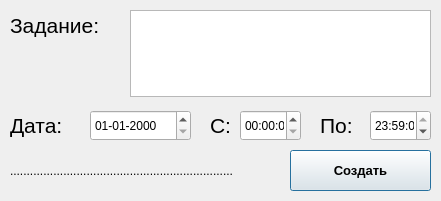
<?xml version="1.0" encoding="UTF-8"?>
<ui version="4.0">
 <class>Dialog</class>
 <widget class="QDialog" name="Dialog">
  <property name="geometry">
   <rect>
    <x>0</x>
    <y>0</y>
    <width>441</width>
    <height>201</height>
   </rect>
  </property>
  <property name="windowTitle">
   <string>Dialog</string>
  </property>
  <widget class="QLabel" name="label_2">
   <property name="geometry">
    <rect>
     <x>10</x>
     <y>10</y>
     <width>131</width>
     <height>31</height>
    </rect>
   </property>
   <property name="font">
    <font>
     <pointsize>16</pointsize>
     <weight>50</weight>
     <bold>false</bold>
    </font>
   </property>
   <property name="text">
    <string>Задание:</string>
   </property>
  </widget>
  <widget class="QPlainTextEdit" name="plainTextEdit">
   <property name="geometry">
    <rect>
     <x>130</x>
     <y>10</y>
     <width>301</width>
     <height>87</height>
    </rect>
   </property>
  </widget>
  <widget class="QLabel" name="label">
   <property name="geometry">
    <rect>
     <x>10</x>
     <y>110</y>
     <width>111</width>
     <height>31</height>
    </rect>
   </property>
   <property name="font">
    <font>
     <pointsize>16</pointsize>
     <weight>50</weight>
     <bold>false</bold>
    </font>
   </property>
   <property name="text">
    <string>Дата:</string>
   </property>
  </widget>
  <widget class="QDateTimeEdit" name="dateTimeEdit">
   <property name="geometry">
    <rect>
     <x>90</x>
     <y>110</y>
     <width>101</width>
     <height>31</height>
    </rect>
   </property>
   <property name="displayFormat">
    <string>dd-MM-yyyy</string>
   </property>
   <property name="calendarPopup">
    <bool>false</bool>
   </property>
  </widget>
  <widget class="QLabel" name="label_3">
   <property name="geometry">
    <rect>
     <x>210</x>
     <y>110</y>
     <width>131</width>
     <height>31</height>
    </rect>
   </property>
   <property name="font">
    <font>
     <pointsize>16</pointsize>
     <weight>50</weight>
     <bold>false</bold>
    </font>
   </property>
   <property name="text">
    <string>С:</string>
   </property>
  </widget>
  <widget class="QTimeEdit" name="timeEdit">
   <property name="geometry">
    <rect>
     <x>240</x>
     <y>110</y>
     <width>61</width>
     <height>31</height>
    </rect>
   </property>
  </widget>
  <widget class="QLabel" name="label_4">
   <property name="geometry">
    <rect>
     <x>320</x>
     <y>110</y>
     <width>51</width>
     <height>31</height>
    </rect>
   </property>
   <property name="font">
    <font>
     <pointsize>16</pointsize>
     <weight>50</weight>
     <bold>false</bold>
    </font>
   </property>
   <property name="text">
    <string>По:</string>
   </property>
  </widget>
  <widget class="QTimeEdit" name="timeEdit_2">
   <property name="geometry">
    <rect>
     <x>370</x>
     <y>110</y>
     <width>61</width>
     <height>31</height>
    </rect>
   </property>
   <property name="dateTime">
    <datetime>
     <hour>23</hour>
     <minute>59</minute>
     <second>0</second>
     <year>2000</year>
     <month>1</month>
     <day>1</day>
    </datetime>
   </property>
  </widget>
  <widget class="QPushButton" name="pushButton">
   <property name="geometry">
    <rect>
     <x>290</x>
     <y>150</y>
     <width>141</width>
     <height>41</height>
    </rect>
   </property>
   <property name="font">
    <font>
     <pointsize>10</pointsize>
     <weight>75</weight>
     <bold>true</bold>
    </font>
   </property>
   <property name="text">
    <string>Создать</string>
   </property>
  </widget>
  <widget class="QLabel" name="label_5">
   <property name="geometry">
    <rect>
     <x>10</x>
     <y>160</y>
     <width>271</width>
     <height>21</height>
    </rect>
   </property>
   <property name="text">
    <string>...................................................................</string>
   </property>
  </widget>
 </widget>
 <resources/>
 <connections/>
</ui>
